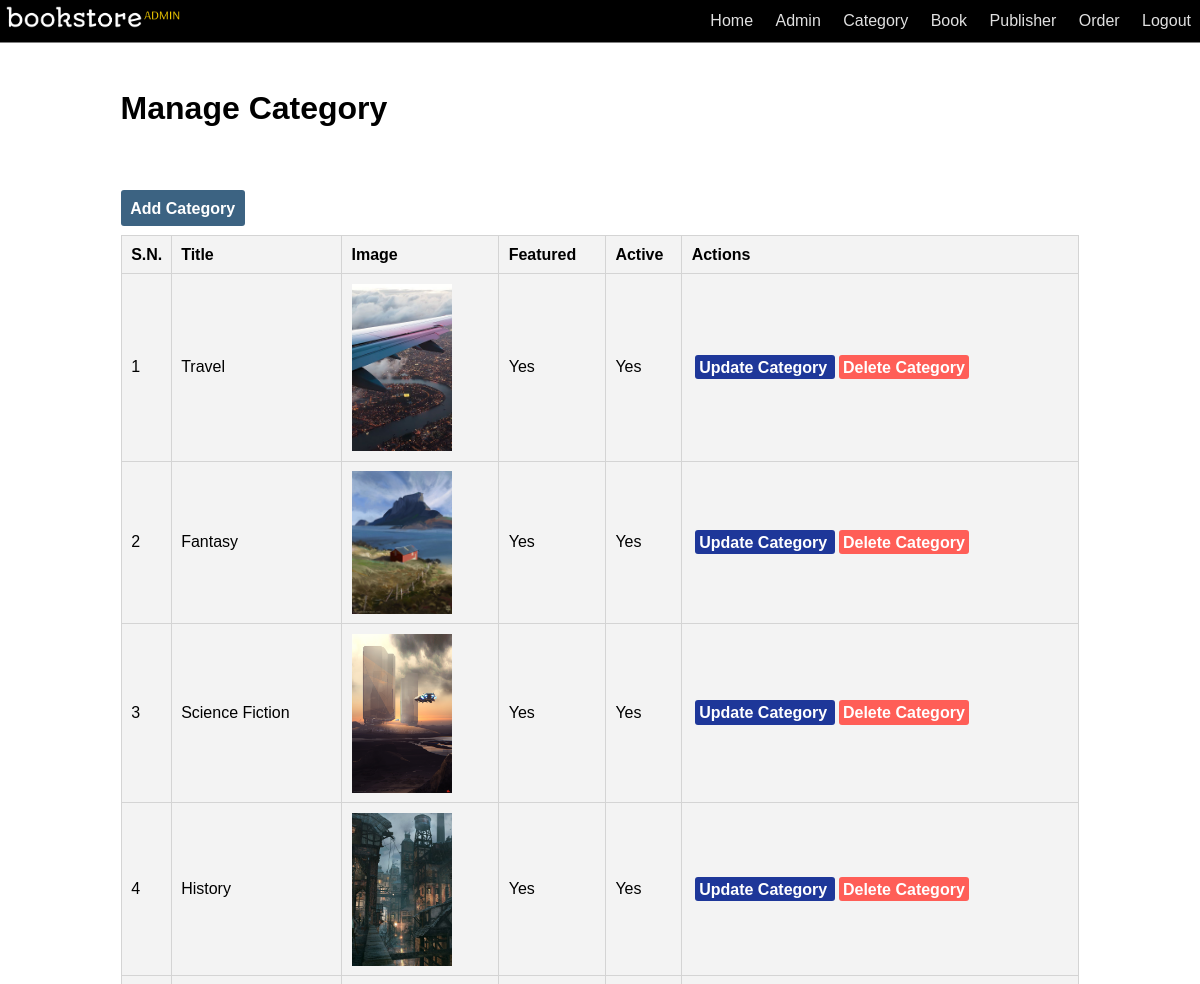
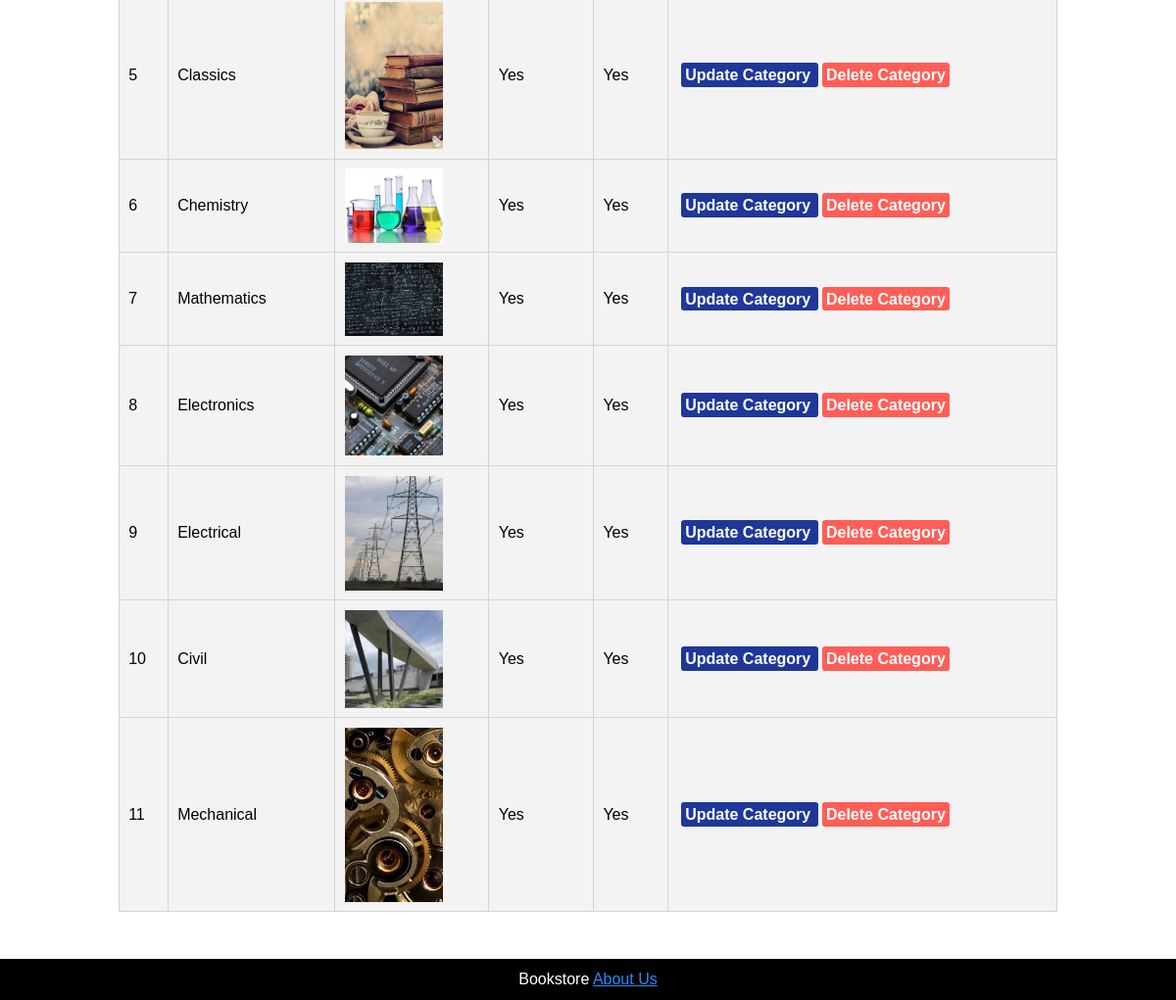
Screenshot of /admin/manage-category.php (signed in) with the database file from the repository (2 pictures, top to bottom).
### tables this page shows
CREATE TABLE `tbl_category` (
  `id` int(10) UNSIGNED NOT NULL,
  `title` varchar(100) NOT NULL,
  `image_name` varchar(255) NOT NULL,
  `featured` varchar(10) NOT NULL,
  `active` varchar(10) NOT NULL
);

### admin/manage-category.php (the view, shortened to what this page needs)
<?php
    include('partials/menu.php');
?>
<div class="main-content">
    <div class="wrapper">
        <h1> Manage Category </h1>
        <br/>
                <br/>
                    <br>
                    <br>
                <a href="<?php echo SITEURL; ?>admin/add-category.php" class="btn-primary"> Add Category </a>
                <br/>
                <br/>
                <table class="tbl-full">
                    <tr>
                        <th>S.N.</th>
                        <th>Title</th>
                        <th>Image</th>
                        <th>Featured</th>
                        <th>Active</th>
                        <th>Actions</th>
                    </tr>
                    <?php
                        $sql = "SELECT * FROM tbl_category";
                        $res = mysqli_query($conn, $sql);
                        $count = mysqli_num_rows($res);
                        $sn = 1;
                        if($count>0)
                        {
                            while($row = mysqli_fetch_assoc($res))
                            {
                                $id = $row['id'];
                                $title = $row['title'];
                                $image_name = $row['image_name'];
                                $featured = $row['featured'];
                                $active = $row['active'];
                                ?>
                                    <tr>
                                        <td><?php echo $sn++;?></td>
                                        <td><?php echo $title;?> </td>
                                        <td>
                                            <?php
                                                if($image_name != "")
                                                {
                                                    ?>
                                                    <img src="<?php echo SITEURL;?>images/category/<?php echo $image_name;?>" width = "100px" >
                                                    <?php
                                                }
                                                else
                                                {
                                                    echo "<div class= 'error'> Image not added </div>";
                                                }
                                            ?>
                                        </td>
                                        <td><?php echo $featured;?></td>
                                        <td><?php echo $active;?></td>
                                        <td>
                                        <a href="<?php echo SITEURL;?>admin/update-category.php?id=<?php echo $id;?>" class="btn-secondary">Update Category </a>
                                        <a href="<?php echo SITEURL; ?>admin/delete-category.php?id=<?php echo $id;?> &image_name=<?php echo $image_name;?>" class="btn-danger">Delete Category </a>
                                        </td>
                                    </tr>
                                <?php
                            }
                        }
                    ?>
                </table>
    </div>
</div>
<?php
    include('partials/footer.php');
?>

### css/admin.css (style rules this page uses)
* { font-family: Arial, Helvetica, sans-serif; margin: 0; padding: 0; }
.wrapper { padding:1%; width:85%; margin:0 auto; }
.tbl-full { width: 100%; }
table tr th { padding:1%; text-align: left; }
table tr td { padding: 1%; }
table, th,td { border: 1px solid rgb(212, 212, 212); border-collapse: collapse; }
th, td { background-color: #f3f3f3; }
.btn-primary { background-color: #3c6382; padding: 1%; color:white; text-decoration: none; font-weight: bolder; border-radius: 3px; margin-right: 1%; }
.btn-secondary { background-color: #1e3799; padding: 1%; margin: 1%; color:white; text-decoration: none; font-weight:bold; border-radius: 3px; }
.btn-danger { background-color: #ff5e57; padding: 1%; color:white; text-decoration: none; font-weight: bolder; border-radius: 3px; }
.main-content { background-color: #ffffff; padding:3%; }

### rows the page displays
tbl_category: title "Travel", image_name (picture), featured "Yes", active "Yes"
tbl_category: title "Fantasy", image_name (picture), featured "Yes", active "Yes"
tbl_category: title "Science Fiction", image_name (picture), featured "Yes", active "Yes"
tbl_category: title "History", image_name (picture), featured "Yes", active "Yes"
tbl_category: title "Classics", image_name (picture), featured "Yes", active "Yes"
tbl_category: title "Chemistry", image_name (picture), featured "Yes", active "Yes"
tbl_category: title "Mathematics", image_name (picture), featured "Yes", active "Yes"
tbl_category: title "Electronics", image_name (picture), featured "Yes", active "Yes"
tbl_category: title "Electrical", image_name (picture), featured "Yes", active "Yes"
tbl_category: title "Civil", image_name (picture), featured "Yes", active "Yes"
tbl_category: title "Mechanical", image_name (picture), featured "Yes", active "Yes"
